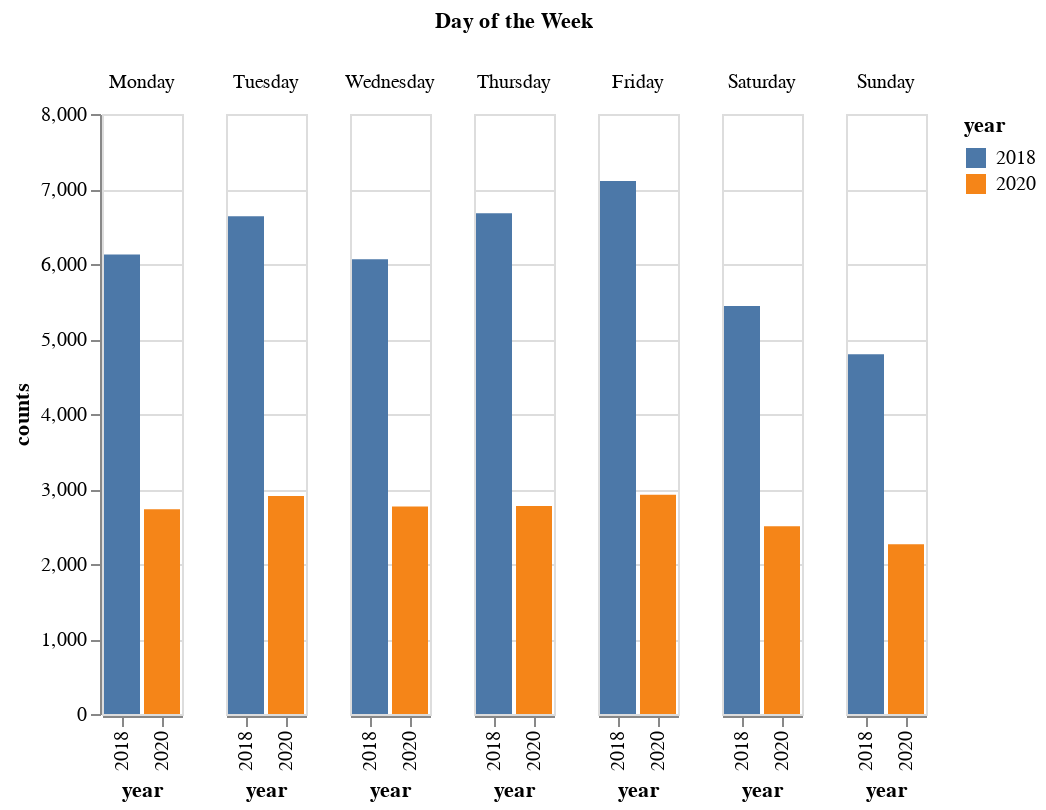

Notebook source saved alongside this figure:
### Code cell
chart1 = alt.Chart(df1).mark_bar().encode(
    x='year:O',
    y='counts:Q',
    color='year:N',
    column=alt.Column('day:N', title='Day of the Week', 
                            sort=['Monday', 'Tuesday', 'Wednesday', 'Thursday', 'Friday', 'Saturday', 'Sunday'])

)

chart1

### Figure 1 — Vega-Lite specification as saved in the notebook (floating-point values rounded to 4 significant figures)
{"config": {"view": {"continuousWidth": 300, "continuousHeight": 300}}, "data": {"name": "data-0a9f7b2537e6a858fa39180f8cfebf42"}, "mark": {"type": "bar"}, "encoding": {"color": {"field": "year", "type": "nominal"}, "column": {"field": "day", "sort": ["Monday", "Tuesday", "Wednesday", "Thursday", "Friday", "Saturday", "Sunday"], "title": "Day of the Week", "type": "nominal"}, "x": {"field": "year", "type": "ordinal"}, "y": {"field": "counts", "type": "quantitative"}}, "$schema": "https://vega.github.io/schema/vega-lite/v5.8.0.json", "datasets": {"data-0a9f7b2537e6a858fa39180f8cfebf42": [{"day": "Friday", "year": 2018, "counts": 7107}, {"day": "Friday", "year": 2020, "counts": 2924}, {"day": "Monday", "year": 2018, "counts": 6126}, {"day": "Monday", "year": 2020, "counts": 2729}, {"day": "Saturday", "year": 2018, "counts": 5441}, {"day": "Saturday", "year": 2020, "counts": 2503}, {"day": "Sunday", "year": 2018, "counts": 4797}, {"day": "Sunday", "year": 2020, "counts": 2264}, {"day": "Thursday", "year": 2018, "counts": 6677}, {"day": "Thursday", "year": 2020, "counts": 2774}, {"day": "Tuesday", "year": 2018, "counts": 6636}, {"day": "Tuesday", "year": 2020, "counts": 2907}, {"day": "Wednesday", "year": 2018, "counts": 6063}, {"day": "Wednesday", "year": 2020, "counts": 2767}]}}
